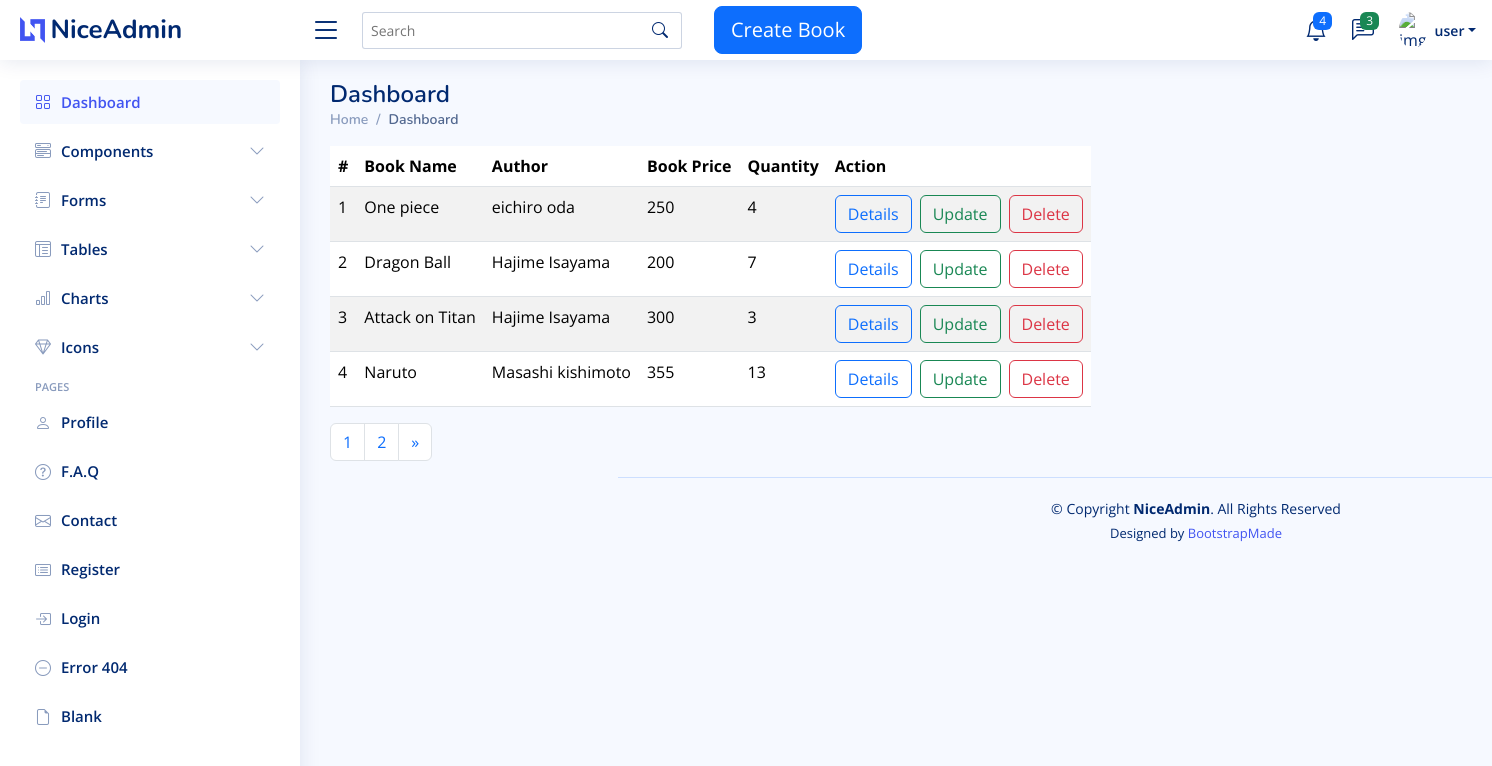
The app's page /controler/booklist/ (signed in) with its own data.
### bookapp/models.py (models this page shows, shortened)
class Book(models.Model):
    title=models.CharField(max_length=200)
    price=models.IntegerField()
    image=models.ImageField(upload_to='book_media')
    quantity=models.IntegerField()
    author=models.ForeignKey(Author,on_delete=models.CASCADE)

class Author(models.Model):
    name=models.CharField(max_length=200)
    def __str__(self):
        return '{}'.format(self.name)

### bookapp/views.py (the view)
# urls.py: path("booklist/",views.listbook,name='admin_booklist'),
def listbook(request):
    user_name = request.session['username']
    books=Book.objects.all()
    paginator=Paginator(books,4)
    page_number=request.GET.get('page')
    try:
        page=paginator.get_page(page_number)
    except EmptyPage:
        page=paginator.page(page_number.num_pages)
    return render(request,'admin_temp/booklist.html',{'books':books,'page':page,"user_name":user_name})

### templates/admin_temp/booklist.html (shortened to what this page needs)
{% extends 'admin_temp/base.html'  %}
{% load static %}
{% block content %}
<div class="container">
  <table class="table table-striped">
        <thead >
            <tr class="text-truncate">
                <th scope="col">#</th>
                <th scope="col">Book Name</th>
                <th scope="col">Author</th>
                <th scope="col">Book Price</th>
                <th scope="col">Quantity</th>
                <th scope="col">Action</th>
            </tr>
        </thead>
        <tbody>
            {% for book in page %}
            <tr class="text-truncate">
                <td>{{ forloop.counter }}</td>
                <td>{{book.title}}</td>
                <td>{{book.author}}</td>
                <td>{{book.price}}</td>
                <td>{{book.quantity}}</td>
                <td class="d-flex gap-2">
                    <a href="{% url 'bookapp:details' book.id %}" class="btn border-primary text-primary">Details</a>
                    <a href="{% url 'bookapp:update' book.id %}" class="btn border-success text-success">Update</a>
                    <a href="{% url 'bookapp:delete' book.id %}" class="btn border-danger text-danger">Delete</a>
                </td>
            </tr>
            {% endfor %}
        </tbody>
    </table>
<nav aria-label="Page navigation example">
  <ul class="pagination">
      {% for num in page.paginator.page_range %}
    <li class="page-item {% if page.num == num %}activate{% endif %}"><a class="page-link" href="?page={{ num }}">{{ num }}</a></li>
      {% endfor %}
      {% if page.has_next %}
    <li class="page-item">
      <a class="page-link" href="?page={{ page.next_page_number }}" aria-label="Next">
        <span aria-hidden="true">&raquo;</span>
      </a>
    </li>
      {% endif %}
  </ul>
</nav>
</div>
{% endblock %}

### static/assets/css/style.css (style rules this page uses)
:root { scroll-behavior: smooth; }
body { font-family: "Open Sans", sans-serif; background: #f6f9ff; color: #444444; }

### records on screen
Book: title "One piece", author "eichiro oda", price "250", quantity "4"
Book: title "Dragon Ball", author "Hajime Isayama", price "200", quantity "7"
Book: title "Attack on Titan", author "Hajime Isayama", price "300", quantity "3"
Book: title "Naruto", author "Masashi kishimoto", price "355", quantity "13"

### other values on screen
{{ user_name }} "user"
{{ num }} "1" "2"
